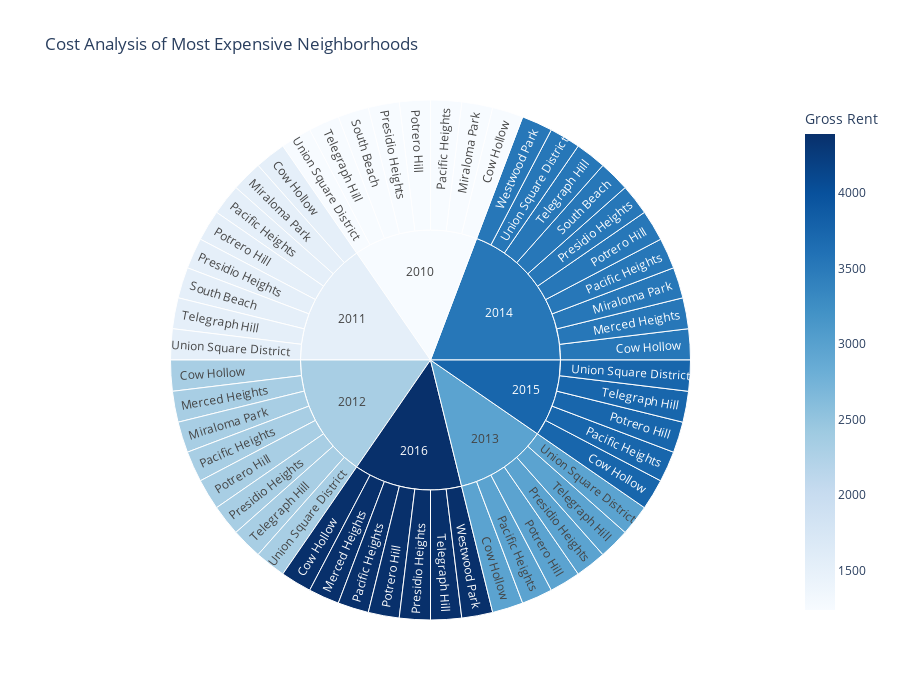

Notebook cell for this chart:
### Code cell
sunburst()

### Figure 1 — Plotly figure (JSON) as saved in the notebook; plotly's stock layout.template omitted (floating-point values rounded to 4 significant figures)
{"data": [{"branchvalues": "total", "customdata": [[1239], [1530], [2324], [2971], [3528], [3739], [4390], [2324], [3528], [4390], [1239], [1530], [2324], [3528], [1239], [1530], [2324], [2971], [3528], [3739], [4390], [1239], [1530], [2324], [2971], [3528], [3739], [4390], [1239], [1530], [2324], [2971], [3528], [4390], [1239], [1530], [3528], [1239], [1530], [2324], [2971], [3528], [3739], [4390], [1239], [1530], [2324], [2971], [3528], [3739], [3528], [4390], [1239], [1530], [2324], [2971], [3528], [3739], [4390]], "domain": {"x": [0, 1], "y": [0, 1]}, "hovertemplate": "labels=%{label}<br>count=%{value}<br>parent=%{parent}<br>id=%{id}<br>Gross Rent=%{color}<extra></extra>", "ids": ["2010/Cow Hollow", "2011/Cow Hollow", "2012/Cow Hollow", "2013/Cow Hollow", "2014/Cow Hollow", "2015/Cow Hollow", "2016/Cow Hollow", "2012/Merced Heights", "2014/Merced Heights", "2016/Merced Heights", "2010/Miraloma Park", "2011/Miraloma Park", "2012/Miraloma Park", "2014/Miraloma Park", "2010/Pacific Heights", "2011/Pacific Heights", "2012/Pacific Heights", "2013/Pacific Heights", "2014/Pacific Heights", "2015/Pacific Heights", "2016/Pacific Heights", "2010/Potrero Hill", "2011/Potrero Hill", "2012/Potrero Hill", "2013/Potrero Hill", "2014/Potrero Hill", "2015/Potrero Hill", "2016/Potrero Hill", "2010/Presidio Heights", "2011/Presidio Heights", "2012/Presidio Heights", "2013/Presidio Heights", "2014/Presidio Heights", "2016/Presidio Heights", "2010/South Beach", "2011/South Beach", "2014/South Beach", "2010/Telegraph Hill", "2011/Telegraph Hill", "2012/Telegraph Hill", "2013/Telegraph Hill", "2014/Telegraph Hill", "2015/Telegraph Hill", "2016/Telegraph Hill", "2010/Union Square District", "2011/Union Square District", "2012/Union Square District", "2013/Union Square District", "2014/Union Square District", "2015/Union Square District", "2014/Westwood Park", "2016/Westwood Park", "2010", "2011", "2012", "2013", "2014", "2015", "2016"], "labels": ["Cow Hollow", "Cow Hollow", "Cow Hollow", "Cow Hollow", "Cow Hollow", "Cow Hollow", "Cow Hollow", "Merced Heights", "Merced Heights", "Merced Heights", "Miraloma Park", "Miraloma Park", "Miraloma Park", "Miraloma Park", "Pacific Heights", "Pacific Heights", "Pacific Heights", "Pacific Heights", "Pacific Heights", "Pacific Heights", "Pacific Heights", "Potrero Hill", "Potrero Hill", "Potrero Hill", "Potrero Hill", "Potrero Hill", "Potrero Hill", "Potrero Hill", "Presidio Heights", "Presidio Heights", "Presidio Heights", "Presidio Heights", "Presidio Heights", "Presidio Heights", "South Beach", "South Beach", "South Beach", "Telegraph Hill", "Telegraph Hill", "Telegraph Hill", "Telegraph Hill", "Telegraph Hill", "Telegraph Hill", "Telegraph Hill", "Union Square District", "Union Square District", "Union Square District", "Union Square District", "Union Square District", "Union Square District", "Westwood Park", "Westwood Park", "2010", "2011", "2012", "2013", "2014", "2015", "2016"], "marker": {"coloraxis": "coloraxis", "colors": [1239, 1530, 2324, 2971, 3528, 3739, 4390, 2324, 3528, 4390, 1239, 1530, 2324, 3528, 1239, 1530, 2324, 2971, 3528, 3739, 4390, 1239, 1530, 2324, 2971, 3528, 3739, 4390, 1239, 1530, 2324, 2971, 3528, 4390, 1239, 1530, 3528, 1239, 1530, 2324, 2971, 3528, 3739, 4390, 1239, 1530, 2324, 2971, 3528, 3739, 3528, 4390, 1239, 1530, 2324, 2971, 3528, 3739, 4390]}, "name": "", "parents": ["2010", "2011", "2012", "2013", "2014", "2015", "2016", "2012", "2014", "2016", "2010", "2011", "2012", "2014", "2010", "2011", "2012", "2013", "2014", "2015", "2016", "2010", "2011", "2012", "2013", "2014", "2015", "2016", "2010", "2011", "2012", "2013", "2014", "2016", "2010", "2011", "2014", "2010", "2011", "2012", "2013", "2014", "2015", "2016", "2010", "2011", "2012", "2013", "2014", "2015", "2014", "2016", "", "", "", "", "", "", ""], "type": "sunburst", "values": [1, 1, 1, 1, 1, 1, 1, 1, 1, 1, 1, 1, 1, 1, 1, 1, 1, 1, 1, 1, 1, 1, 1, 1, 1, 1, 1, 1, 1, 1, 1, 1, 1, 1, 1, 1, 1, 1, 1, 1, 1, 1, 1, 1, 1, 1, 1, 1, 1, 1, 1, 1, 8, 8, 8, 6, 10, 5, 7]}], "layout": {"coloraxis": {"colorbar": {"title": {"text": "Gross Rent"}}, "colorscale": [[0, "rgb(247,251,255)"], [0.125, "rgb(222,235,247)"], [0.25, "rgb(198,219,239)"], [0.375, "rgb(158,202,225)"], [0.5, "rgb(107,174,214)"], [0.625, "rgb(66,146,198)"], [0.75, "rgb(33,113,181)"], [0.875, "rgb(8,81,156)"], [1, "rgb(8,48,107)"]]}, "height": 700, "legend": {"tracegroupgap": 0}, "title": {"text": "Cost Analysis of Most Expensive Neighborhoods"}, "width": 900}}
